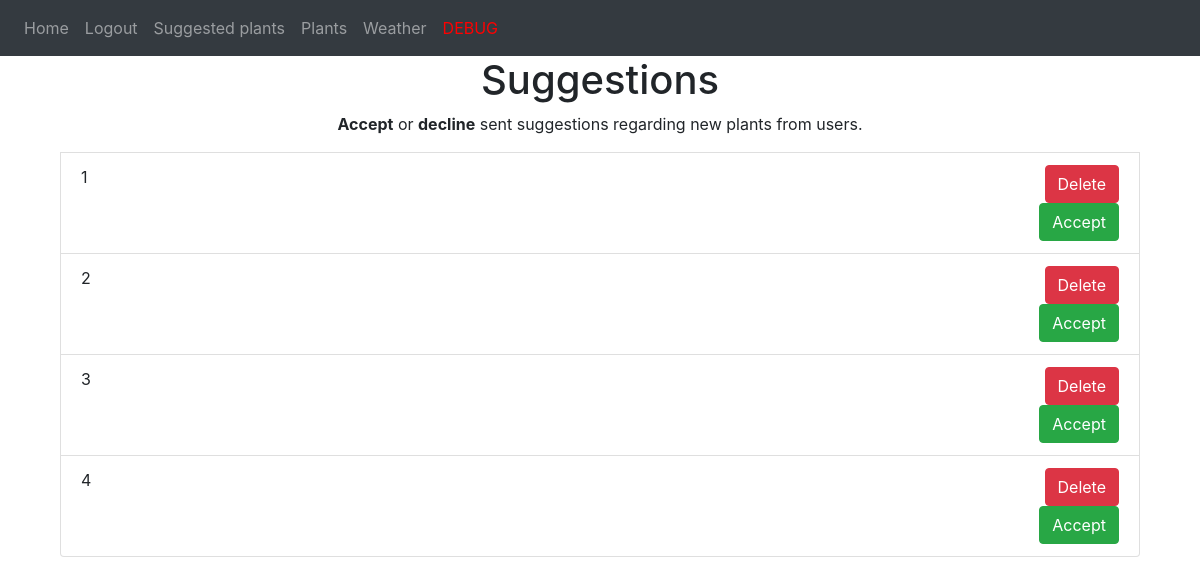
Page /suggestions (signed in) on the earlier database version.
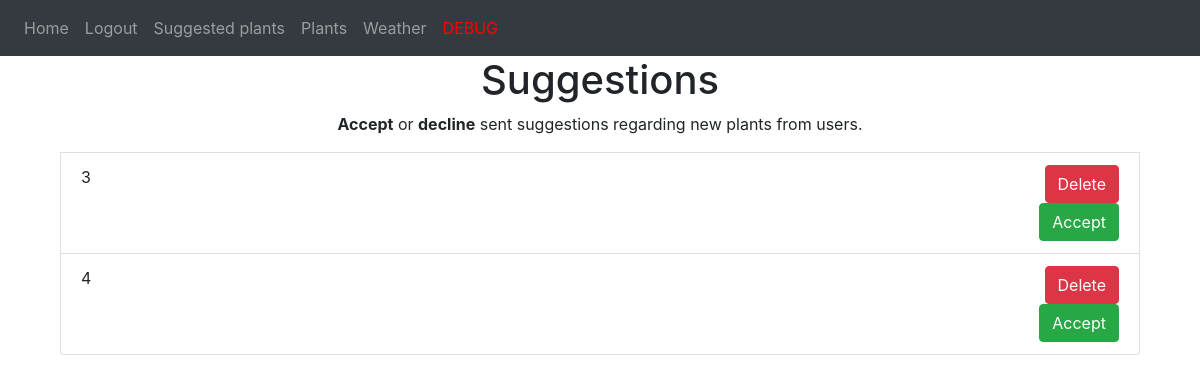
Same page on the later database version.
### website/models.py (models this page shows)
class Suggestion(db.Model):
    id = db.Column(db.Integer, primary_key=True)
    data = db.Column(db.String(10000))
    date = db.Column(db.DateTime(timezone=True), default=func.now())
    user_id = db.Column(db.Integer, db.ForeignKey('user.id'))

### website/views.py (the view, shortened to what this page needs)
@views.route('/suggestions', methods=['GET', 'POST'])
@login_required
def suggestions():
    suggestions = Suggestion.query.all()
    return render_template("suggestions.html", user=current_user, suggestions=suggestions, ADMIN=ADMIN)

### website/__init__.py (called while the page is built)
def create_app():
    app = Flask(__name__)
    app.config['SECRET_KEY'] = 'hjshjhdjah kjshkjdhjs'
    app.config['SQLALCHEMY_DATABASE_URI'] = f'sqlite:///{DB_NAME}'
    db.init_app(app)
    from .views import views
    from .auth import auth
    app.register_blueprint(views, url_prefix='/')
    app.register_blueprint(auth, url_prefix='/')
    from .models import User, Note, Plant, Suggestion
    with app.app_context():
        db.create_all()
    login_manager = LoginManager()
    login_manager.login_view = 'auth.login'
    login_manager.init_app(app)
    @login_manager.user_loader
    def load_user(id):
        return User.query.get(int(id))
    return app

### website/templates/suggestions.html (shortened to what this page needs)
{% extends "base.html" %} {% block title %}Home{% endblock %} {% block content %}
{% autoescape false %}
<div class="container">
    <h1/align="center">Suggestions</h1>
    <p/align="center">
    <b>Accept</b> or <b>decline</b> sent suggestions regarding new plants from users.
    </p>
        {% if user.email == ADMIN %}
            {% for suggestion in suggestions %}
            <li class="list-group-item">
                <div class="suggestions-box">
                    <div class="suggestions-data">
                        <div/align="left">
                            {{ suggestion.data }}
                        </div>
                    </div>
                {% if user.email == ADMIN %}
                    <div class="suggestions-buttons">
                        <div/align="right" style="vertical-align: top;">
                            <button type="button" class="decline btn btn-danger" onclick="deleteSuggestion({{ suggestion.id }})">Delete</button>
                            <button type="button" class="accept btn btn-success" onclick="acceptSuggestion({{ suggestion.id }})">Accept</button>
                        </div>
                {% endif %}
            </li>
            {% endfor %}
        {% else %}
            <div class="alert alert-warning" role="alert">
                <b>Unauthorized</b> personnel detected! Access restricted.
            </div>
        {% endif %}
</div>
{% endautoescape %}
{% endblock %}

### website/templates/base.html (shortened to what this page needs)
<!DOCTYPE html>
<html>
  <head>
    <link
      rel="stylesheet"
      href="https://stackpath.bootstrapcdn.com/bootstrap/4.4.1/css/bootstrap.min.css"
    />
    <link
      rel="stylesheet"
      href="https://stackpath.bootstrapcdn.com/font-awesome/4.7.0/css/font-awesome.min.css"
    />
    <link href="http://127.0.0.1:5000/static/style.css" rel="stylesheet" type="text/css" />
  </head>
  <body>
    <nav class="navbar navbar-expand-lg navbar-dark bg-dark">
      <div class="collapse navbar-collapse" id="navbar">
        <div class="navbar-nav">
          {% if user.is_authenticated %}
          <a class="nav-item nav-link" id="home" href="/">Home</a>
          <a class="nav-item nav-link" id="logout" href="/logout">Logout</a>
            {% if user.email == "kristian.paivinen@yahoo.com" %}
              <a class="nav-item nav-link" id="home" href="/suggestions">Suggested plants</a>
            {% endif %}
          {% else %}
          <a class="nav-item nav-link" id="login" href="/login">Login</a>
          <a class="nav-item nav-link" id="signUp" href="/sign-up">Sign Up</a>
          {% endif %}
          <a class="nav-item nav-link" id="home" href="/plants">Plants</a>
          <a class="nav-item nav-link" id="home" href="/weather">Weather</a>
          {% if user.is_authenticated %}
            {% if user.email == "kristian.paivinen@yahoo.com" %}
              <a class="nav-item nav-link" style="color: red" id="home" href="/debug">DEBUG</a>
            {% endif %}
          {% endif %}
        </div>
      </div>
    </nav>
    <div class="container">{% block content %} {% endblock %}</div>
  </body>
</html>

### website/static/style.css (style rules this page uses)
.suggestions-box { width: 100%; height: 100%; display:flex; flex-direction:row; }
.suggestions-data { width:85%; height: 100%; }
.suggestions-buttons { width:15%; height: 100%; }

Differences in the rows shown:
removed Suggestion: data "1"
removed Suggestion: data "2"
